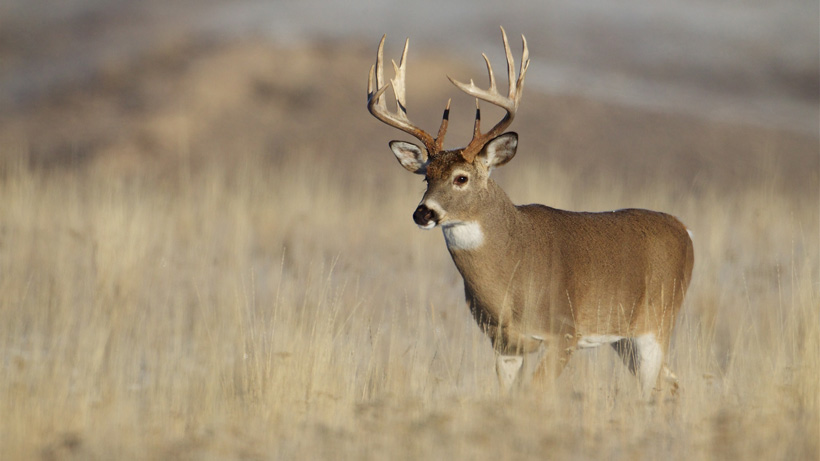
#> input picture Pictures_Database/deer_2.png, 820 x 461 px, found by its file name
$ python Image_Resize.py   (older library calls are emulated)
#> lines starting #> are read from the running program, lines starting #| are printed output that depends on the picture
#This program converts an imported PNG image (user specified) and converts it to 32x32 format for the CIFAR 10 image recognition library

from PIL import Image
import matplotlib.pyplot as plt
import matplotlib.image as mpimg

#Put name of image here (.PNG only), do not include file type e.g. '.png'
image_import='deer_2'

#Show imported image
print("Image imported:",''+image_import+'.png')
img1 = mpimg.imread(''+image_import+'.png')
#> img1 is the input picture: shape (461, 820, 3) float32; mean R, G, B 0.62, 0.556, 0.46
plt.figure(1)
plt.subplot(211)
plt.imshow(img1)

#Convert the image
img = Image.open(''+image_import+'.png')
new_width  = 32
new_height = 32
img = img.resize((new_width, new_height), Image.ANTIALIAS)
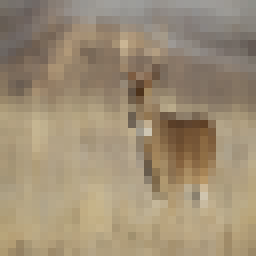
#> img: PIL image 32x32 RGB (shown 8 times larger); mean R, G, B 158.1, 141.9, 117.3
img.save(''+image_import+'_converted.png')

#Show converted image
print("Image has been converted to:",''+image_import+'_converted.png')
img2 = mpimg.imread(''+image_import+'_converted.png')
plt.subplot(212)
plt.imshow(img2)
plt.show()
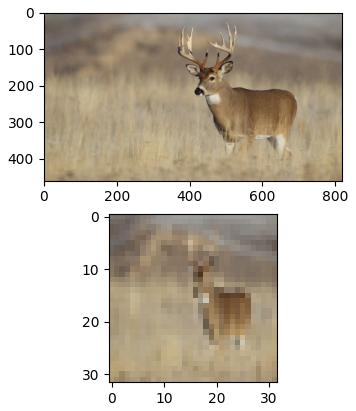
#> figure drawn by matplotlib, 2 panels

$ run again, with Pictures_Database/deer_1.png copied over Pictures_Database/deer_2.png
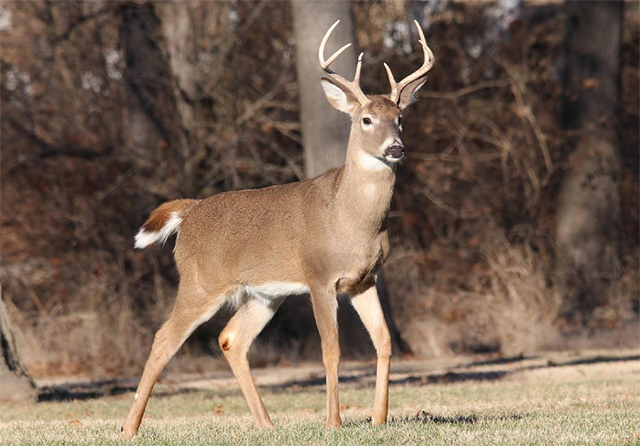
#> input picture Pictures_Database/deer_1.png, 640 x 446 px, found by its file name
#> img1 is the input picture: shape (446, 640, 3) float32; mean R, G, B 0.474, 0.395, 0.331
#> `img = img.resize((new_width, new_height), Image.ANTIALIAS)`:
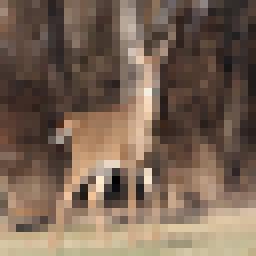
#> img: PIL image 32x32 RGB (shown 8 times larger); mean R, G, B 121.1, 100.7, 84.6
#> `plt.show()`:
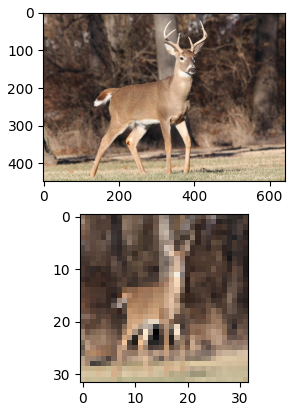
#> figure drawn by matplotlib, 2 panels
